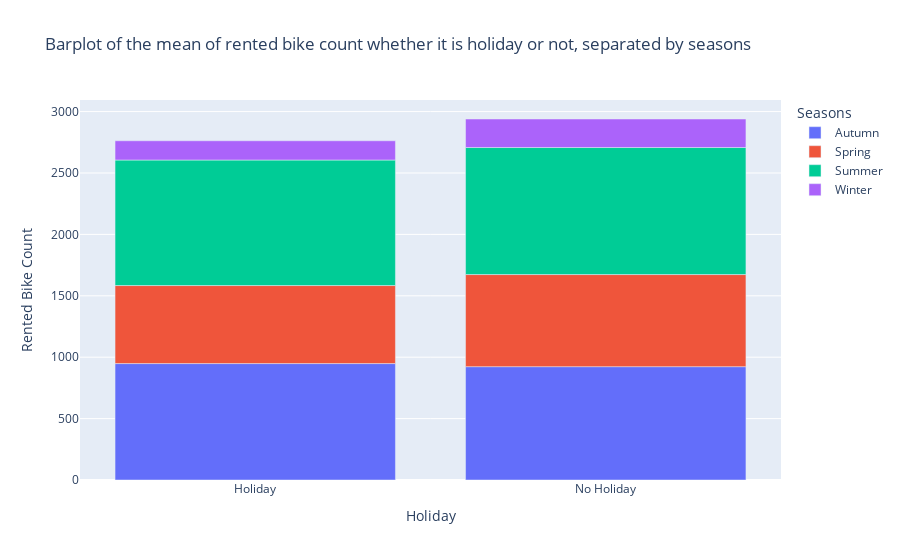

The notebook cell this image was saved under:
### Code cell
temp = df.groupby(["Holiday","Seasons"])["Rented Bike Count"].mean().reset_index()
fig = px.bar(temp,x="Holiday", y="Rented Bike Count", color="Seasons",
             title="Barplot of the mean of rented bike count whether it is holiday or not, separated by seasons")
fig.show()

### Figure 1 — Plotly figure (JSON) as saved in the notebook; plotly's stock layout.template omitted (floating-point values rounded to 4 significant figures)
{"data": [{"alignmentgroup": "True", "hovertemplate": "Seasons=Autumn<br>Holiday=%{x}<br>Rented Bike Count=%{y}<extra></extra>", "legendgroup": "Autumn", "marker": {"color": "#636efa"}, "name": "Autumn", "offsetgroup": "Autumn", "orientation": "v", "showlegend": true, "textposition": "auto", "type": "bar", "x": ["Holiday", "No Holiday"], "xaxis": "x", "y": [948.1, 922.9], "yaxis": "y"}, {"alignmentgroup": "True", "hovertemplate": "Seasons=Spring<br>Holiday=%{x}<br>Rented Bike Count=%{y}<extra></extra>", "legendgroup": "Spring", "marker": {"color": "#EF553B"}, "name": "Spring", "offsetgroup": "Spring", "orientation": "v", "showlegend": true, "textposition": "auto", "type": "bar", "x": ["Holiday", "No Holiday"], "xaxis": "x", "y": [635.3, 750.1], "yaxis": "y"}, {"alignmentgroup": "True", "hovertemplate": "Seasons=Summer<br>Holiday=%{x}<br>Rented Bike Count=%{y}<extra></extra>", "legendgroup": "Summer", "marker": {"color": "#00cc96"}, "name": "Summer", "offsetgroup": "Summer", "orientation": "v", "showlegend": true, "textposition": "auto", "type": "bar", "x": ["Holiday", "No Holiday"], "xaxis": "x", "y": [1022.0, 1034.0], "yaxis": "y"}, {"alignmentgroup": "True", "hovertemplate": "Seasons=Winter<br>Holiday=%{x}<br>Rented Bike Count=%{y}<extra></extra>", "legendgroup": "Winter", "marker": {"color": "#ab63fa"}, "name": "Winter", "offsetgroup": "Winter", "orientation": "v", "showlegend": true, "textposition": "auto", "type": "bar", "x": ["Holiday", "No Holiday"], "xaxis": "x", "y": [156.6, 232.3], "yaxis": "y"}], "layout": {"barmode": "relative", "legend": {"title": {"text": "Seasons"}, "tracegroupgap": 0}, "title": {"text": "Barplot of the mean of rented bike count whether it is holiday or not, separated by seasons"}, "xaxis": {"anchor": "y", "domain": [0, 1], "title": {"text": "Holiday"}}, "yaxis": {"anchor": "x", "domain": [0, 1], "title": {"text": "Rented Bike Count"}}}}
